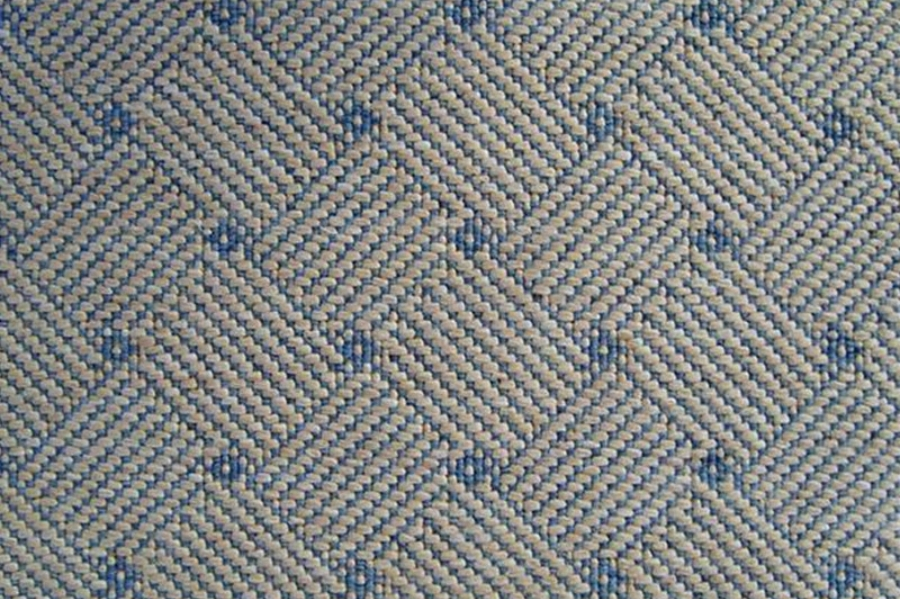
#> input picture Chuong2/bai6/texture/texture1.png, 900 x 599 px; its folder holds only this picture in this run
$ python bai6.py   (older library calls are emulated)
#> lines starting #> are read from the running program, lines starting #| are printed output that depends on the picture
import cv2
import numpy as np
import matplotlib.pyplot as plt
import os

from skimage.feature import graycomatrix, graycoprops, local_binary_pattern


# ============================================================
# CẤU HÌNH
# ============================================================

folder = "texture"

# Tham số LBP
R = 1
P = 8

# Tham số GLCM
distances = [1]
angles = [0]


# ============================================================
# LẤY DANH SÁCH ẢNH
# ============================================================

image_files = [
    f for f in os.listdir(folder)
    if f.lower().endswith((
        ".jpg",
        ".jpeg",
        ".png",
        ".bmp"
    ))
]

image_files.sort()

if len(image_files) == 0:
    print("Không tìm thấy ảnh trong thư mục texture!")
    exit()


# ============================================================
# HÀM TÍNH GLCM
# ============================================================

def calculate_glcm_features(gray):

    # GLCM yêu cầu ảnh có giá trị nguyên
    # 0-255

    glcm = graycomatrix(
        gray,
        distances=distances,
        angles=angles,
        levels=256,
        symmetric=True,
        normed=True
    )

    contrast = graycoprops(
        glcm,
        "contrast"
    )[0, 0]

    energy = graycoprops(
        glcm,
        "energy"
    )[0, 0]

    homogeneity = graycoprops(
        glcm,
        "homogeneity"
    )[0, 0]

    return contrast, energy, homogeneity


# ============================================================
# HÀM TÍNH LBP
# ============================================================

def calculate_lbp(gray):

    lbp = local_binary_pattern(
        gray,
        P,
        R,
        method="uniform"
    )

    # Số bin đối với uniform LBP
    n_bins = P + 2

    histogram, _ = np.histogram(
        lbp.ravel(),
        bins=n_bins,
        range=(0, n_bins)
    )

    # Chuẩn hóa histogram
    histogram = histogram.astype(
        np.float32
    )

    histogram /= (
        histogram.sum() + 1e-7
    )

    return lbp, histogram


# ============================================================
# XỬ LÝ TỪNG ẢNH
# ============================================================

results = []

for filename in image_files:

    path = os.path.join(
        folder,
        filename
    )

    # --------------------------------------------------------
    # 1. ĐỌC ẢNH
    # --------------------------------------------------------

    img = cv2.imread(path)
#> img is the input picture: shape (599, 900, 3); mean B, G, R 129.9, 131.3, 129.1

    if img is None:
        print(
            f"Không thể đọc ảnh: {filename}"
        )
        continue

    # --------------------------------------------------------
    # 2. CHUYỂN SANG GRAYSCALE
    # --------------------------------------------------------

    gray = cv2.cvtColor(
        img,
        cv2.COLOR_BGR2GRAY
    )
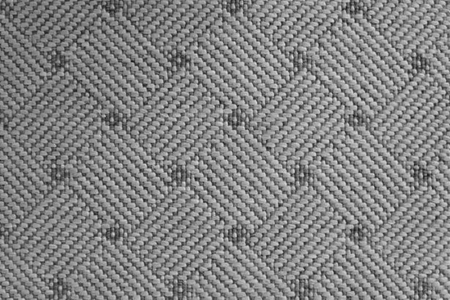
#> gray: shape (599, 900) (shown at 1/2 size); min 6, max 240, mean 130.4

    # --------------------------------------------------------
    # 3. GLCM
    # --------------------------------------------------------

    contrast, energy, homogeneity = (
        calculate_glcm_features(gray)
    )
#> in calculate_glcm_features, `contrast = graycoprops( glcm, "contrast" )[0, 0]`: contrast = 285.1
#> in calculate_glcm_features, `energy = graycoprops( glcm, "energy" )[0, 0]`: energy = 0.0134
#> in calculate_glcm_features, `homogeneity = graycoprops( glcm, "homogeneity" )[0, 0]`: homogeneity = 0.102
#> contrast = 285.1; energy = 0.0134; homogeneity = 0.102

    # --------------------------------------------------------
    # 4. LBP
    # --------------------------------------------------------

    lbp, histogram = calculate_lbp(gray)
#> in calculate_lbp, `lbp = local_binary_pattern( gray, P, R, method="uniform" )`:
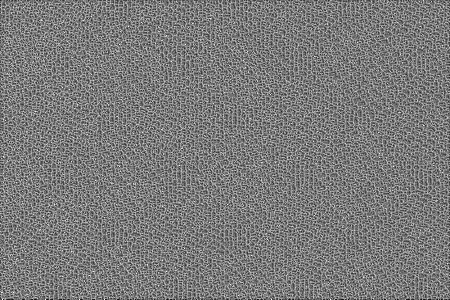
#> lbp: shape (599, 900) float64 (shown at 1/2 size); min 0, max 9, mean 4.33; drawn with min black and max white
#> in calculate_lbp, `histogram, _ = np.histogram( lbp.ravel(), bins=n_bins, range=(0, n_bin..`: histogram = [12102, 23468, 30830, 97132, 168349, 99751, 41697, 21267, 15877, 28627]
#> in calculate_lbp, `histogram /= ( histogram.sum() + 1e-7 )`: histogram = [0.0224, 0.0435, 0.0572, 0.18, 0.312, 0.185, 0.0773, 0.0394, 0.0295, 0.0531]

    # Lưu kết quả
    results.append({
        "filename": filename,
        "gray": gray,
        "lbp": lbp,
        "histogram": histogram,
        "contrast": contrast,
        "energy": energy,
        "homogeneity": homogeneity
    })


# ============================================================
# IN KẾT QUẢ GLCM
# ============================================================

print("=" * 80)
print("KẾT QUẢ GLCM")
print("=" * 80)

print(
    f"{'Ảnh':<25}"
    f"{'Contrast':<15}"
    f"{'Energy':<15}"
    f"{'Homogeneity':<15}"
)

print("-" * 80)

for result in results:

    print(
        f"{result['filename']:<25}"
        f"{result['contrast']:<15.4f}"
        f"{result['energy']:<15.4f}"
        f"{result['homogeneity']:<15.4f}"
    )
#> this loop made 1 pass
#| texture1.png             285.1413       0.0134         0.1015


# ============================================================
# HIỂN THỊ LBP VÀ HISTOGRAM
# ============================================================

for result in results:

    filename = result["filename"]
    gray = result["gray"]
    lbp = result["lbp"]
    histogram = result["histogram"]

    # --------------------------------------------------------
    # Chuẩn hóa LBP để hiển thị
    # --------------------------------------------------------

    lbp_display = cv2.normalize(
        lbp,
        None,
        0,
        255,
        cv2.NORM_MINMAX
    ).astype(np.uint8)

    # --------------------------------------------------------
    # Hiển thị ảnh grayscale + LBP
    # --------------------------------------------------------

    plt.figure(figsize=(12, 5))

    plt.subplot(1, 2, 1)

    plt.imshow(
        gray,
        cmap="gray"
    )

    plt.title(
        f"Grayscale - {filename}"
    )

    plt.axis("off")


    plt.subplot(1, 2, 2)

    plt.imshow(
        lbp_display,
        cmap="gray"
    )

    plt.title(
        f"LBP - {filename}"
    )

    plt.axis("off")

    plt.tight_layout()
    plt.show()


    # --------------------------------------------------------
    # Histogram LBP
    # --------------------------------------------------------

    plt.figure(figsize=(8, 5))

    plt.bar(
        range(len(histogram)),
        histogram
    )

    plt.title(
        f"Histogram LBP - {filename}"
    )

    plt.xlabel("LBP Pattern")
    plt.ylabel("Normalized Frequency")

    plt.xticks(
        range(len(histogram))
    )

    plt.grid(
        axis="y",
        alpha=0.3
    )

    plt.tight_layout()
    plt.show()
#> this loop made 1 pass
#> filename on pass 1: 'texture1.png'
#> pass 1, `plt.show()`:
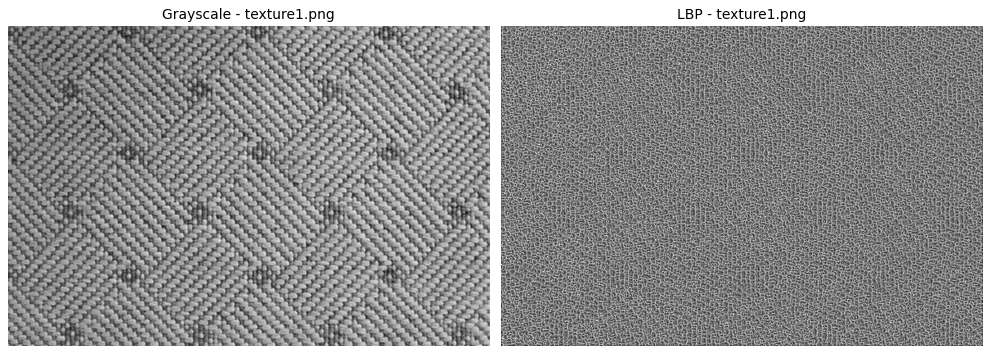
#> figure drawn by matplotlib, 2 panels
#> pass 1, `plt.show()`:
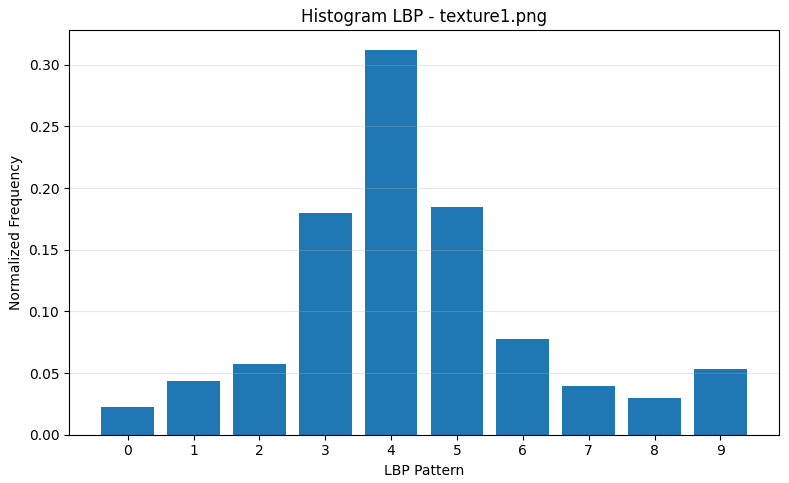
#> figure drawn by matplotlib, 1 panel; tallest bar 0.312 high, from x = 3.6 to 4.4


# ============================================================
# SO SÁNH HISTOGRAM LBP GIỮA CÁC ẢNH
# ============================================================

plt.figure(figsize=(12, 6))

for result in results:

    plt.plot(
        range(len(result["histogram"])),
        result["histogram"],
        marker="o",
        label=result["filename"]
    )

plt.title(
    "So sánh Histogram LBP"
)

plt.xlabel("LBP Pattern")
plt.ylabel("Normalized Frequency")

plt.legend()
plt.grid()

plt.tight_layout()
plt.show()
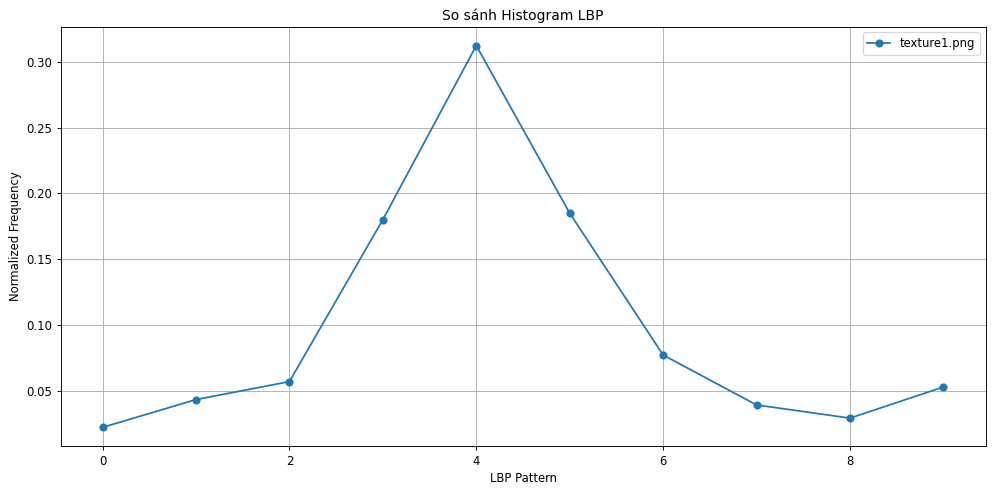
#> figure drawn by matplotlib, 1 panel; curve peaks at x = 4, y = 0.312

$ run again, on Chuong2/bai6/texture/texture5.png
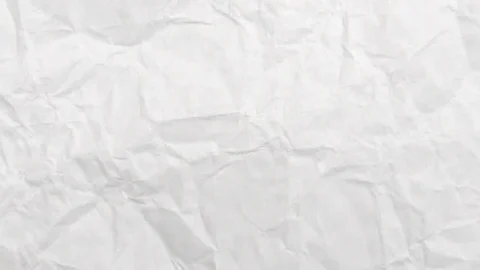
#> input picture Chuong2/bai6/texture/texture5.png, 480 x 270 px
#> img is the input picture: shape (270, 480, 3); mean B, G, R 226.8, 226.8, 227.7
#> in calculate_glcm_features, `contrast = graycoprops( glcm, "contrast" )[0, 0]`: contrast = 3.04
#> in calculate_glcm_features, `energy = graycoprops( glcm, "energy" )[0, 0]`: energy = 0.108
#> in calculate_glcm_features, `homogeneity = graycoprops( glcm, "homogeneity" )[0, 0]`: homogeneity = 0.683
#> `contrast, energy, homogeneity = ( calculate_glcm_features(gray) )`: contrast = 3.04; energy = 0.108; homogeneity = 0.683
#> in calculate_lbp, `lbp = local_binary_pattern( gray, P, R, method="uniform" )`:
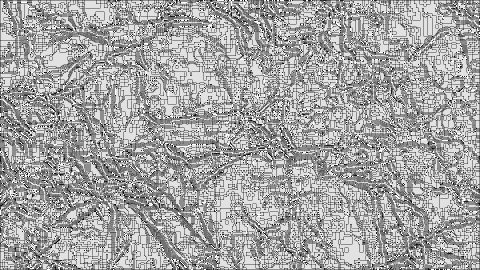
#> lbp: shape (270, 480) float64; min 0, max 9, mean 5.81; drawn with min black and max white
#> in calculate_lbp, `histogram, _ = np.histogram( lbp.ravel(), bins=n_bins, range=(0, n_bin..`: histogram = [550, 2814, 879, 13545, 13263, 37369, 8684, 8939, 38831, 4726]
#> in calculate_lbp, `histogram /= ( histogram.sum() + 1e-7 )`: histogram = [0.00424, 0.0217, 0.00678, 0.105, 0.102, 0.288, 0.067, 0.069, 0.3, 0.0365]
#> the loop `for result in results: ` made 1 pass
#| texture5.png             3.0438         0.1081         0.6829
#> the loop `for result in results: ` made 1 pass
#> filename on pass 1: 'texture5.png'
#> `plt.show()`:
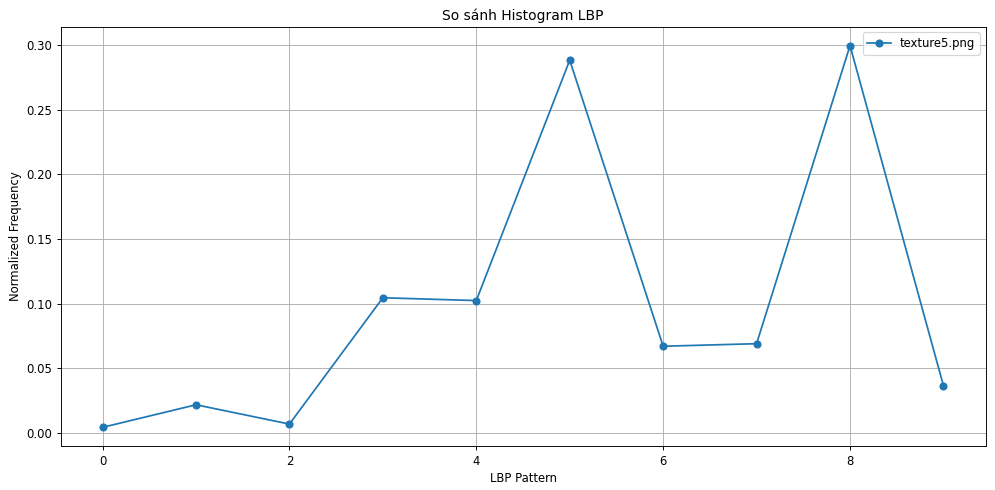
#> figure drawn by matplotlib, 1 panel; curve peaks at x = 8, y = 0.3

$ run again, on Chuong2/bai6/texture/texture2.png
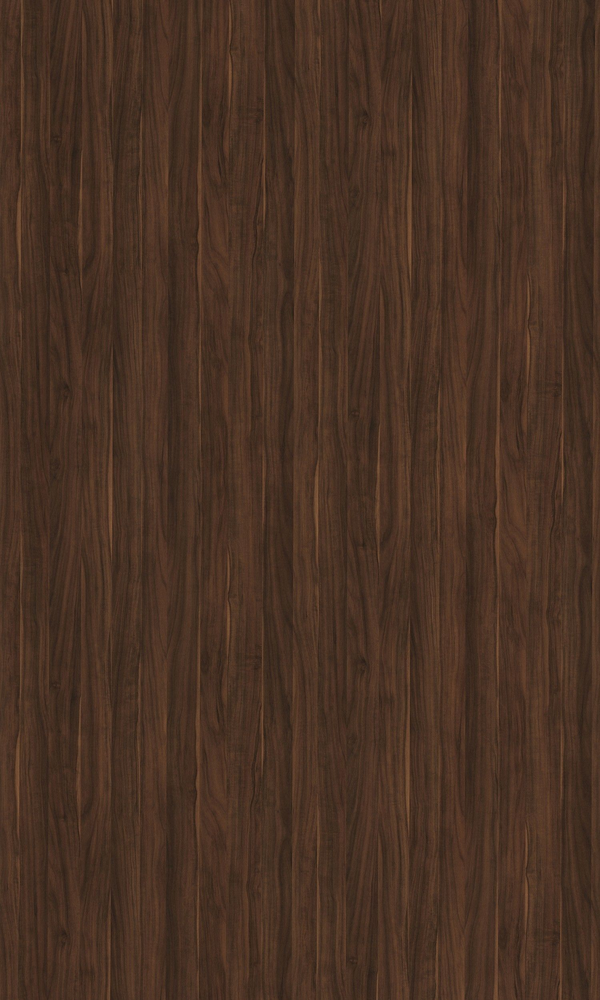
#> input picture Chuong2/bai6/texture/texture2.png, 600 x 1000 px, shrunk from 1500 x 2500 before the run
#> img is the input picture: shape (1000, 600, 3); mean B, G, R 36, 50, 73.3
#> in calculate_glcm_features, `contrast = graycoprops( glcm, "contrast" )[0, 0]`: contrast = 36.22
#> in calculate_glcm_features, `energy = graycoprops( glcm, "energy" )[0, 0]`: energy = 0.0487
#> in calculate_glcm_features, `homogeneity = graycoprops( glcm, "homogeneity" )[0, 0]`: homogeneity = 0.214
#> `contrast, energy, homogeneity = ( calculate_glcm_features(gray) )`: contrast = 36.22; energy = 0.0487; homogeneity = 0.214
#> in calculate_lbp, `lbp = local_binary_pattern( gray, P, R, method="uniform" )`:
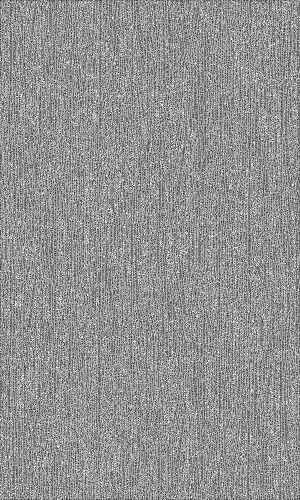
#> lbp: shape (1000, 600) float64 (shown at 1/2 size); min 0, max 9, mean 5.16; drawn with min black and max white
#> in calculate_lbp, `histogram, _ = np.histogram( lbp.ravel(), bins=n_bins, range=(0, n_bin..`: histogram = [38578, 55435, 23047, 53136, 84551, 82175, 32042, 57537, 70552, 102947]
#> in calculate_lbp, `histogram /= ( histogram.sum() + 1e-7 )`: histogram = [0.0643, 0.0924, 0.0384, 0.0886, 0.141, 0.137, 0.0534, 0.0959, 0.118, 0.172]
#> the loop `for result in results: ` made 1 pass
#| texture2.png             36.2247        0.0487         0.2139
#> the loop `for result in results: ` made 1 pass
#> filename on pass 1: 'texture2.png'
#> `plt.show()`:
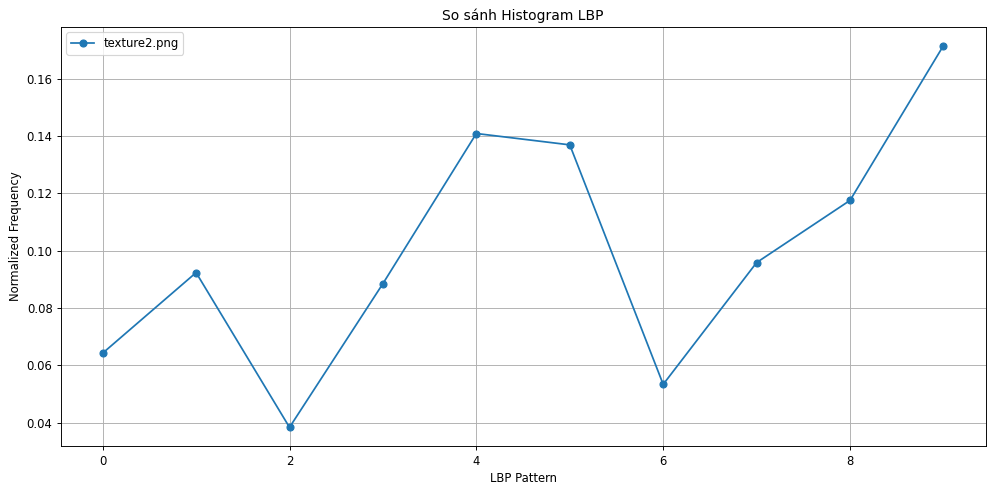
#> figure drawn by matplotlib, 1 panel; curve peaks at x = 9, y = 0.172
